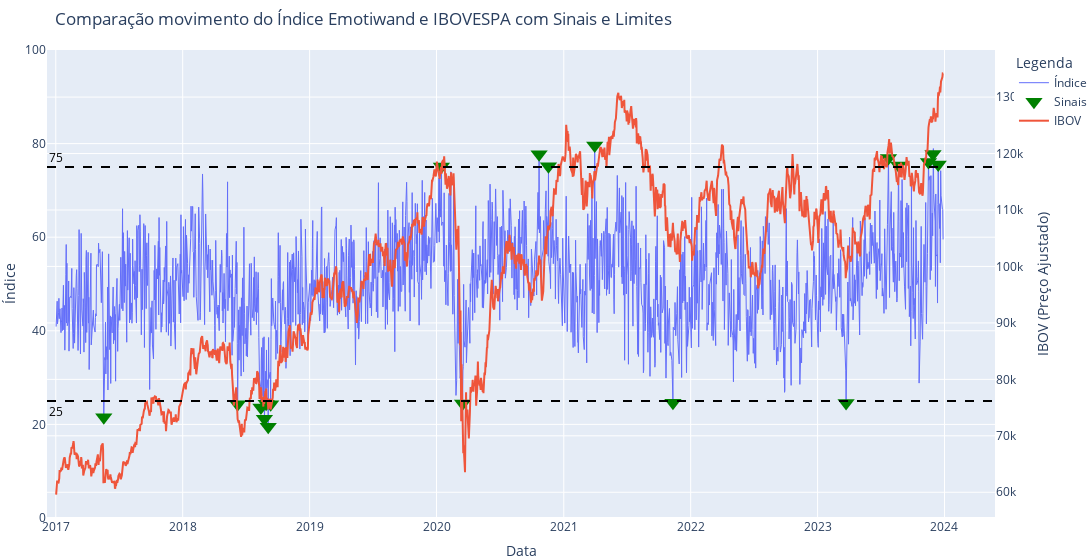

Write notebook code for a chart like this one.
### Code cell
import plotly.graph_objects as go
import yfinance as yf

# Baixar dados do IBOVESPA
ibov = yf.download('^BVSP', start='2017-01-01', end='2023-12-31')[['Adj Close']]

# TODO: Substituir por dados reais do indicador
upper_band = 75
lower_band = 25

# Criar a figura
fig = go.Figure()

# Adicionar a linha do indicador no eixo esquerdo
fig.add_trace(go.Scatter(
    x=indicadores_sinal.index,
    y=indicadores_sinal['indicador'],
    mode='lines',
    line=dict(color='#636efa', width=1),
    name='Índice'
))

# Adicionar os pontos de sinal no gráfico
signals_x = indicadores_sinal[indicadores_sinal[0] == 1].index[1:]
signals_y = indicadores_sinal.loc[indicadores_sinal[0] == 1, 'indicador'].iloc[1:]

fig.add_trace(go.Scatter(
    x=signals_x,
    y=signals_y,
    mode='markers',
    marker=dict(color='green', size=15, symbol='triangle-down'),
    name='Sinais'
))

# Adicionar as bandas como linhas horizontais
fig.add_hline(y=upper_band, line_dash="dash", line_color="black", name="Banda Superior")
fig.add_hline(y=lower_band, line_dash="dash", line_color="black", name="Banda Inferior")

fig.add_annotation(x=indicadores_sinal.index.min(), y=upper_band,
                   text="75", showarrow=False, yshift=10, font=dict(color="black", size=12))
fig.add_annotation(x=indicadores_sinal.index.min(), y=lower_band,
                   text="25", showarrow=False, yshift=-10, font=dict(color="black", size=12))

# Adicionar os preços do IBOV no eixo secundário (direito)
fig.add_trace(go.Scatter(
    x=ibov.index,
    y=ibov['Adj Close'],
    mode='lines',
    line=dict(color='#ef553b'),
    name='IBOV',
    yaxis='y2'  # Especifica o eixo secundário
))

# Configurar o layout com dois eixos Y
fig.update_layout(
    title='Comparação movimento do Índice Emotiwand e IBOVESPA com Sinais e Limites',
    xaxis=dict(title="Data"),
    yaxis=dict(title="Índice", range=[0, 100]),  # Eixo primário para o indicador
    yaxis2=dict(
        title="IBOV (Preço Ajustado)",
        overlaying='y',  # Sobrepõe o eixo primário
        side='right'  # Coloca o eixo no lado direito
    ),
    legend=dict(title="Legenda"),
    width=1300,  # Define a largura maior
    margin=dict(l=0, r=0, t=50, b=0)  # Margens menores: left, right, top, bottom
)

fig.show()

### Figure 1 — Plotly figure (JSON) as saved in the notebook; plotly's stock layout.template omitted (floating-point values rounded to 4 significant figures; data arrays with more than 128 entries replaced by an {"elided": "..."} marker saying what was removed)
{"data": [{"line": {"color": "#636efa", "width": 1}, "mode": "lines", "name": "Índice", "type": "scatter", "x": {"elided": "1741 str values"}, "y": {"elided": "1741 float values"}}, {"marker": {"color": "green", "size": 15, "symbol": "triangle-down"}, "mode": "markers", "name": "Sinais", "type": "scatter", "x": ["2017-05-19T00:00:00", "2018-06-08T00:00:00", "2018-08-14T00:00:00", "2018-08-24T00:00:00", "2018-08-29T00:00:00", "2018-09-04T00:00:00", "2018-09-11T00:00:00", "2020-01-15T00:00:00", "2020-03-16T00:00:00", "2020-10-22T00:00:00", "2020-11-18T00:00:00", "2021-03-31T00:00:00", "2021-11-11T00:00:00", "2023-03-24T00:00:00", "2023-07-24T00:00:00", "2023-08-22T00:00:00", "2023-11-16T00:00:00", "2023-11-29T00:00:00", "2023-12-14T00:00:00"], "y": [21.55, 24.3, 23.59, 21.18, 24.44, 19.51, 24.28, 75.09, 24.46, 77.72, 75.16, 79.61, 24.65, 24.56, 76.92, 75.34, 76.06, 77.77, 75.54]}, {"line": {"color": "#ef553b"}, "mode": "lines", "name": "IBOV", "type": "scatter", "x": {"elided": "1733 str values"}, "y": {"elided": "1733 int values"}, "yaxis": "y2"}], "layout": {"annotations": [{"font": {"color": "black", "size": 12}, "showarrow": false, "text": "75", "x": "2017-01-02T00:00:00", "y": 75, "yshift": 10}, {"font": {"color": "black", "size": 12}, "showarrow": false, "text": "25", "x": "2017-01-02T00:00:00", "y": 25, "yshift": -10}], "legend": {"title": {"text": "Legenda"}}, "margin": {"b": 0, "l": 0, "r": 0, "t": 50}, "shapes": [{"line": {"color": "black", "dash": "dash"}, "name": "Banda Superior", "type": "line", "x0": 0, "x1": 1, "xref": "x domain", "y0": 75, "y1": 75, "yref": "y"}, {"line": {"color": "black", "dash": "dash"}, "name": "Banda Inferior", "type": "line", "x0": 0, "x1": 1, "xref": "x domain", "y0": 25, "y1": 25, "yref": "y"}], "title": {"text": "Comparação movimento do Índice Emotiwand e IBOVESPA com Sinais e Limites"}, "width": 1300, "xaxis": {"title": {"text": "Data"}}, "yaxis": {"range": [0, 100], "title": {"text": "Índice"}}, "yaxis2": {"overlaying": "y", "side": "right", "title": {"text": "IBOV (Preço Ajustado)"}}}}
